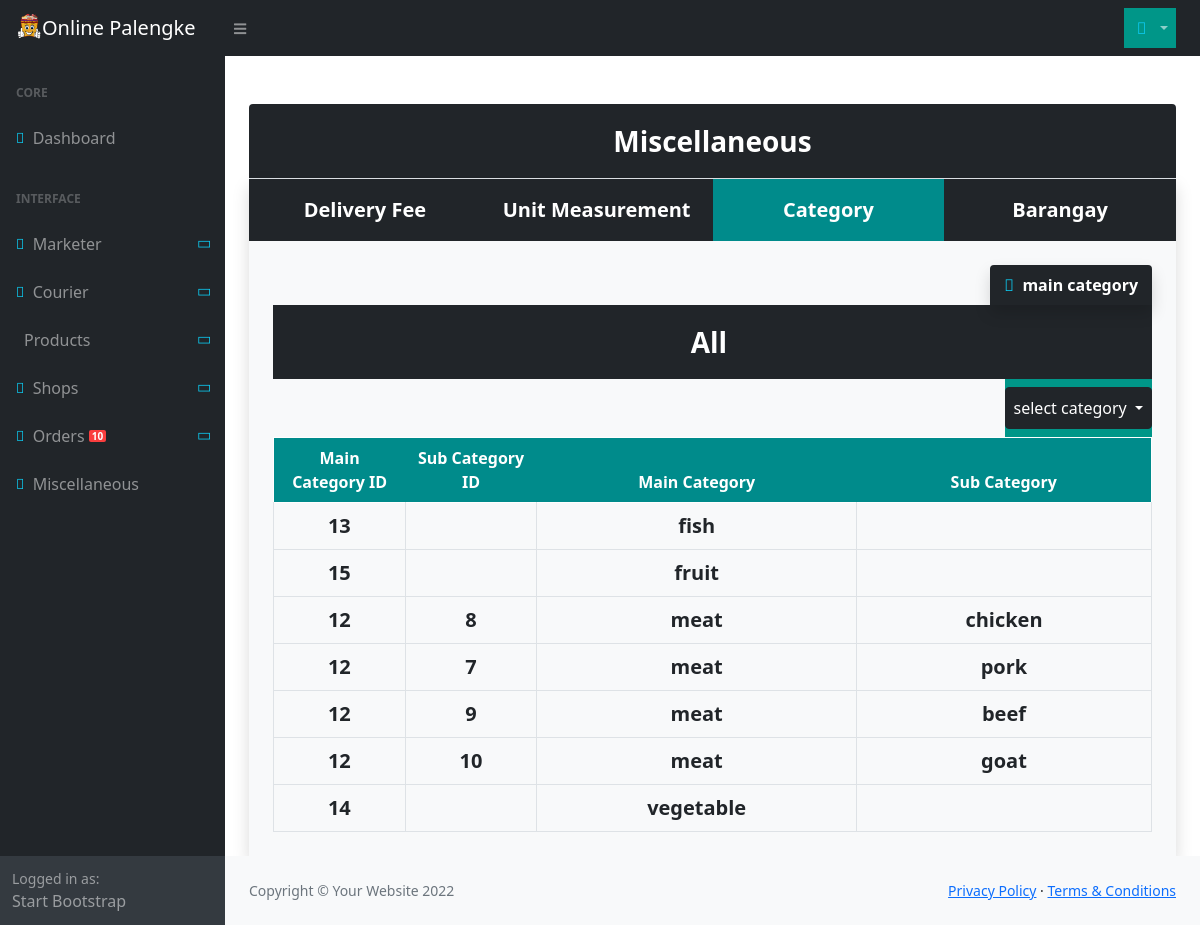
The app's page /admin/miscellaneous/category (signed in) with its own data.
### tables this page shows
CREATE TABLE IF NOT EXISTS `tbl_category` (
  `cat_id` int NOT NULL AUTO_INCREMENT,
  `category` varchar(30) NOT NULL,
  PRIMARY KEY (`cat_id`)
);

CREATE TABLE IF NOT EXISTS `tbl_sub_cat` (
  `sub_id` int NOT NULL AUTO_INCREMENT,
  `cat_id` int NOT NULL,
  `sub_category` varchar(30) NOT NULL,
  PRIMARY KEY (`sub_id`)
);

### app/controllers/Admin.php (called while the page is built, shortened)
<?php
class Admin extends Controller
{
    public function __construct()
    {
        $this->call->helper(['form', 'alert']);
        $this->call->model('M_admin');
        $this->call->model('upload');
    }
    public function Miscellaneous($mode = ' ', $selected = 'all')
    {
        $data['transaction'] = $this->M_admin->notif_transaction();
        if (strtolower($mode) == 'delivery-fee') {
            $data['deliveryFees'] = $this->M_admin->getDeliveryFee();
            $this->call->view('admin/delivery-fee', $data);
        }
        else if (strtolower($mode) == 'category') {
            $isPresent = false;
            $mainCats = $this->M_admin->getMainCategories();
            if ($isPresent || $selected == 'all') {
                $data['hasError'] = '';
                $data['selected'] = $selected;
                $data['mainCategories'] = $this->M_admin->getMainCategories();
                $data['categories'] = $this->M_admin->get_category($selected);
                $this->call->view('admin/category', $data);
            } else {
                $data['heading'] = '404 Page Not Found';
                $data['message'] = 'The page you requested was not found.';
                $this->call->view('errors/error_404', $data);
            }
        }
    }
}

### scheme/kernel/Router.php (called while the page is built, shortened)
<?php
class Router
{
	protected $uri_string = '';
	private $route = array();
	public function __construct() {
		$this->route = route_config();
	}
	public function remap_url($url, $route)
    {
        return $this->uri_string;
    }
	public function parse_url()
	{
		$this->uri_string = trim(str_replace($_SERVER['SCRIPT_NAME'], '', $_SERVER['PHP_SELF']), '/');
		$this->url = explode('/', $this->remap_url(filter_var($this->uri_string, FILTER_SANITIZE_URL), $this->route));
		return $this->url;
	}
	public function initiate()
	{
		$this->controller = config_item('default_controller');
		$this->method = config_item('default_method');
		$segments = $this->parse_url();
		if(isset($segments[0]) && !empty($segments[0]))
		{
			if($this->route['translate_uri_dashes'] == TRUE)
				$this->controller = str_replace('-', '_', ucfirst($segments[0]));
			else
				$this->controller = ucfirst($segments[0]);
		}
		if(isset($segments[1]) && !empty($segments[1]))
		{
			if($this->route['translate_uri_dashes'] == TRUE)
				$this->method = str_replace('-', '_', $segments[1]);
			else
				$this->method = $segments[1];
		}
		if(file_exists(APP_DIR . 'controllers/' . $this->controller . '.php'))
		{
			unset($segments[0]);
			if(method_exists($this->controller, $this->method))
				unset($segments[1]);
			else
				empty($this->route['404_override']) ? show_404() : show_404('', '', $this->route['404_override']);
			$this->params = $segments ? array_values($segments) : array();
			call_user_func_array([new $this->controller, $this->method], $this->params);
		} else {
			empty($this->route['404_override']) ? show_404() : show_404('', '', $this->route['404_override']);
		}
	}
}
?>

### scheme/kernel/LavaLust.php (called while the page is built, shortened)
<?php
require_once SYSTEM_DIR . 'kernel/Routine.php';
$router =& load_class('router', 'kernel');
require_once SYSTEM_DIR . 'kernel/Controller.php';
function &lava_instance()
{
  return Controller::instance();
}
$router->initiate();
?>

### index.php (called while the page is built, shortened)
<?php
require_once(SYSTEM_DIR . 'kernel/LavaLust.php');
?>

### scheme/database/Database.php (called while the page is built, shortened)
<?php
class Database {
    private $db = NULL;
    private $dbprefix = NULL;
    private $table;
    private $columns;
    private $sql;
    private $bindValues;
    private $where;
    private $orderBy;
    private $operators = array('=', '!=', '<', '>', '<=', '>=', '<>');
    public function __construct($dbname = NULL)
    {
        if(is_null($dbname)) {
            $database_config = database_config()['main'];
        } else {
            if(isset(database_config()[$dbname])) {
                $database_config = database_config()[$dbname];
            } else {
                throw new PDOException('No active configuration for this database.');
            }
        }
        $this->dbprefix = $database_config['dbprefix'];
        $this->driver = $database_config['driver'];
        $this->charset = $database_config['charset'];
        $this->dbost = $database_config['hostname'];
        $this->port = $database_config['port'];
        $this->dbname = $database_config['database'];
        $this->dbuser = $database_config['username'];
        $this->dbpass = $database_config['password'];
        $this->dsn = ''.$this->driver.':host=' . $this->dbost . ';dbname=' . $this->dbname . ';charset=' . $this->charset . ';port=' . $this->port;
        $options = array(
            PDO::ATTR_ERRMODE            => PDO::ERRMODE_EXCEPTION,
            PDO::ATTR_DEFAULT_FETCH_MODE => PDO::FETCH_ASSOC,
            PDO::ATTR_EMULATE_PREPARES   => false,
        );
        try {
            $this->db = new PDO($this->dsn, $this->dbuser, $this->dbpass, $options);
        } catch (Exception $e) {
            throw new PDOException($e->getMessage());
        }
    }
    public function raw($query, $args = [])
    {
        $query = trim($query);
        $this->bindValues = $args;
        if (strpos( strtoupper($query), "SELECT" ) === 0 ) {
            $stmt = $this->db->prepare($query);
            $stmt->execute($this->bindValues);
            return $stmt->fetchAll();
        }else{
            $stmt = $this->db->prepare($query);
            $stmt->execute($this->bindValues);
            return $stmt->rowCount();
        }
    }
    private function resetQuery()
    {
        $this->table = NULL;
        $this->columns = NULL;
        $this->sql = NULL;
        $this->bindValues = array();
        $this->limit = NULL;
        $this->orderBy = NULL;
        $this->groupBy = NULL;
        $this->having = NULL;
        $this->where = NULL;
        $this->join = NULL;
    }
    public function table($table_name)
    {
        $this->table = $this->dbprefix.$table_name;
        return $this;
    }
    public function _sql_function($column, $alias = null, $type = 'MAX')
    {
        $function = $type . '(' . $column . ')' . (! is_null($alias) ? ' AS ' . $alias : '');
        $this->columns = ( is_null($this->columns) ? $function : $this->columns . ', ' . $function);
        return $this;
    }
    public function where($where, $op = null, $val = null, $type = '', $andOr = 'AND')
    {
        if (is_array($where) && ! empty($where)) {
            $_where = [];
            foreach ($where as $column => $data) {
                $_where[] = $type . $column . ' = ?';
                $this->bindValues[] = $data;
            }
            $where = implode(' ' . $andOr . ' ', $_where);
        } else {
            if (is_array($op)) {
                $params = explode('?', $where);
                $_where = '';
                foreach ($params as $key => $value) {
                    if (! empty($value)) {
                        $_where .= $type . $value . (isset($op[$key]) ? ' ? ' : '');
                        $this->bindValues[] = $op[$key];
                    }
                }
                $where = $_where;
            } elseif (! in_array($op, $this->operators) || $op == false) {
                $where = $type . $where . ' = ?';
                $this->bindValues[] = $op;
            } else {
                $where = $type . $where . ' ' . $op . ' ?';
                $this->bindValues[] = $val;
            }
        }
        $this->where = (is_null($this->where))
            ? ' WHERE ' . $where
            : $this->where . ' ' . $andOr . ' ' . $where;
        return $this;
    }
    public function order_by($field_name, $order = 'ASC')
    {
        $field_name = trim($field_name);
        $order =  trim(strtoupper($order));
        if ($field_name !== NULL && ($order == 'ASC' || $order == 'DESC')) {
            if ($this->orderBy ==NULL ) {
                $this->orderBy = " ORDER BY {$field_name} {$order}";
            }else{
                $this->orderBy .= ", {$field_name} {$order}";
            }
        }
        return $this;
    }
    private function buildQuery()
    {
        if ( $this->columns !== NULL ) {
            $select = $this->columns;
        }else{
            $select = "*";
        }
        $this->sql = "SELECT $select FROM {$this->table}";
        if ($this->where !== NULL) {
            $this->sql .= $this->where;
        }
        if ($this->orderBy !== NULL) {
            $this->sql .= $this->orderBy;
        }
    }
    public function get_all()
    {
        $this->getSQL = $this->sql;
        try {
            $stmt = $this->db->prepare($this->sql);
            $stmt->execute($this->bindValues);
            return $stmt->fetchAll();
        } catch(Exception $e) {
            throw new PDOException($e->getMessage().'<br>SQL STATEMENT: '.html_escape($this->getSQL));
        }
    }
}

### app/config/database.php (called while the page is built, shortened)
<?php
$database['main'] = array(
    'driver'	=> 'mysql',
    'hostname'	=> 'localhost',
    'port'		=> '3306',
    'username'	=> 'root',
    'password'	=> '',
    'database'	=> 'onlinepalengke_db',
    'charset'	=> 'utf8',
    'dbprefix'	=> '',
);
?>

### scheme/kernel/Routine.php (called while the page is built, shortened)
<?php
if ( ! function_exists('database_config'))
{
	function &database_config()
	{
		static $database;
		if ( file_exists(APP_DIR . 'config/database.php') )
		{
			require_once APP_DIR . 'config/database.php';
			if ( isset($database)  OR is_array($database) )
			{
				foreach( $database as $key => $val )
				{
					$database[$key] = $val;
				}
				return $database;
			}
		} else
			show_404('404 Not Found', 'The configuration file does not exist');
	}
}

### app/models/M_admin.php (called while the page is built, shortened)
<?php
class M_admin extends Model
{
   public function get_category($select)
   {
      $mainCategories = $this->db->raw("SELECT * FROM tbl_category");
      $qry = '';
      if ($qry == '') {
         $qry = 'SELECT c.category, sc.sub_category, c.cat_id, sc.sub_id FROM tbl_category as c LEFT JOIN tbl_sub_cat AS sc ON c.cat_id = sc.cat_id ORDER BY c.category';
         return $this->db->raw($qry);
      }
   }
   public function getMainCategories()
   {
      return $this->db->table('tbl_category')->order_by('category', 'ASC')->get_all();
   }
}

### scheme/kernel/Model.php (called while the page is built, shortened)
<?php
class Model {
    public function __get($key)
    {
        return lava_instance()->$key;
    }
}

### app/views/admin/category.php (the view, shortened to what this page needs)
<!DOCTYPE html>
<html lang="en">
<head>
    <link rel="stylesheet" href="<?php echo BASE_URL . PUBLIC_DIR; ?>/css/admin/styles.css">
    <link rel="stylesheet" href="https://pro.fontawesome.com/releases/v5.10.0/css/all.css">
</head>
<body>
    <?php include 'nav-bar.php' ?>
    <div class="container px-4 pt-5">
        <div class="bg-dark text-white p-3 border-bottom text-center fs-3 fw-bold rounded-top">Miscellaneous</div>
        <div class="p-0 row m-0 text-center bg-dark text-white align-items-center fs-4 fw-bold shadow">
            <a class="btn btn-dark col p-3 fs-5 fw-bold border-0 rounded-0" href="<?= BASE_URL . 'admin/miscellaneous/delivery-fee' ?>">Delivery Fee</a>
            <a class="btn btn-dark col p-3 fs-5 fw-bold border-0 rounded-0" href="<?= BASE_URL . 'admin/miscellaneous/unit-of-measure' ?>">Unit Measurement</a>
            <a class="btn btn-dark col p-3 fs-5 fw-bold border-0 rounded-0" style="background-color: darkcyan;" href="<?= BASE_URL . 'admin/miscellaneous/category' ?>">Category</a>
            <a class="btn btn-dark col p-3 fs-5 fw-bold border-0 rounded-0" href="<?= BASE_URL . 'admin/miscellaneous/barangay' ?>">Barangay</a>
            <div class="col-12 bg-light text-black p-4 border-3">
                <div class="container-fluid m-0 p-0 bg-dark rounded-top row">
                    <div class="col-12 bg-light d-flex justify-content-end p-0">
                        <button data-bs-toggle="modal" data-bs-target="#addMainCategory" class="shadow btn btn-dark rounded-top rounded-0 fw-bold border-2"><i class="fad fa-plus-square text-info"></i>&nbsp main category</button>
                    </div>
                    <div class="col"></div>
                    <div class="text-white py-3 fs-3 fw-bold col">
                        <?= ucwords($selected) ?>&nbsp
                    </div>
                    <div class="col"></div>
                </div>
                <div class="d-flex justify-content-between">
                    <div class="dropdown py-2">
                        <button class="btn btn-secondary dropdown-toggle p-2 bg-dark fs-6 border-dark" type="button" id="categoryList" data-bs-toggle="dropdown" aria-expanded="false">
                            select category
                        </button>
                    </div>
                </div>
                <table class="table table-bordered table-hover m-0 pt-3 fw-normal fs-6 bg-light">
                    <thead class="border-0 text-white" style="background-color: darkcyan;">
                        <tr class="border-1 text-center">
                            <th class="border-0" width="15%">Main Category ID</th>
                            <th class="border-0" width="15%">Sub Category ID</th>
                            <th class="border-0">Main Category</th>
                            <th class="border-0">Sub Category</th>
                        </tr>
                    </thead>
                    <tbody class=" border-top-0">
                        <?php if (count($data['categories']) == 0) { ?>
                            <tr>
                                <td colspan="100%" class="fs-5 fw-bolder bg-light">No category is set for now.</td>
                            </tr>
                        <?php } else {
                            $counter = 0; ?>
                            <?php if ($selected == 'all') { ?>
                                <?php foreach ($categories as $category) { ?>
                                    <tr class="align-middle">
                                        <td class="fw-bold fs-5"><?= htmlspecialchars($category['cat_id']) ?></td>
                                        <td class="fw-bold fs-5"><?= $category['sub_id'] ?></td>
                                        <td class="fw-bold fs-5"><?= htmlspecialchars($category['category']) ?></td>
                                        <td class="fw-bold fs-5"><?= $category['sub_category'] ?> </td>
                                    </tr>
                                <?php
                                } ?>
                            <?php }
                            if ($counter == 0) { ?>
                        <?php }
                        } ?>
                    </tbody>
                </table>
            </div>
        </div>
    </div>
    <?php include 'footer.php' ?>
</body>
</html>

### records on screen
tbl_category: cat_id "13", category "fish"
tbl_category: cat_id "15", category "fruit"
tbl_sub_cat: cat.cat_id "12", sub_id "8", cat.category "meat", sub_category "chicken"
tbl_sub_cat: cat.cat_id "12", sub_id "7", cat.category "meat", sub_category "pork"
tbl_sub_cat: cat.cat_id "12", sub_id "9", cat.category "meat", sub_category "beef"
tbl_sub_cat: cat.cat_id "12", sub_id "10", cat.category "meat", sub_category "goat"
tbl_category: cat_id "14", category "vegetable"

### other values on screen
$selected "All"
